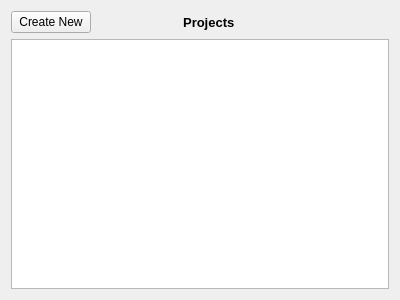
<?xml version="1.0" encoding="UTF-8"?>
<ui version="4.0">
 <class>Projects</class>
 <widget class="QWidget" name="Projects">
  <property name="geometry">
   <rect>
    <x>0</x>
    <y>0</y>
    <width>400</width>
    <height>300</height>
   </rect>
  </property>
  <property name="windowTitle">
   <string>Form</string>
  </property>
  <layout class="QGridLayout" name="gridLayout">
   <item row="0" column="0">
    <widget class="QPushButton" name="createNewPushButton">
     <property name="sizePolicy">
      <sizepolicy hsizetype="Fixed" vsizetype="Fixed">
       <horstretch>0</horstretch>
       <verstretch>0</verstretch>
      </sizepolicy>
     </property>
     <property name="text">
      <string>Create New</string>
     </property>
    </widget>
   </item>
   <item row="0" column="1">
    <widget class="QLabel" name="titleLabel">
     <property name="font">
      <font>
       <pointsize>10</pointsize>
       <weight>75</weight>
       <bold>true</bold>
      </font>
     </property>
     <property name="text">
      <string>Projects                   </string>
     </property>
     <property name="alignment">
      <set>Qt::AlignCenter</set>
     </property>
    </widget>
   </item>
   <item row="1" column="0" colspan="2">
    <widget class="QTableWidget" name="tableWidget">
     <property name="selectionBehavior">
      <enum>QAbstractItemView::SelectRows</enum>
     </property>
    </widget>
   </item>
  </layout>
 </widget>
 <resources/>
 <connections/>
</ui>
